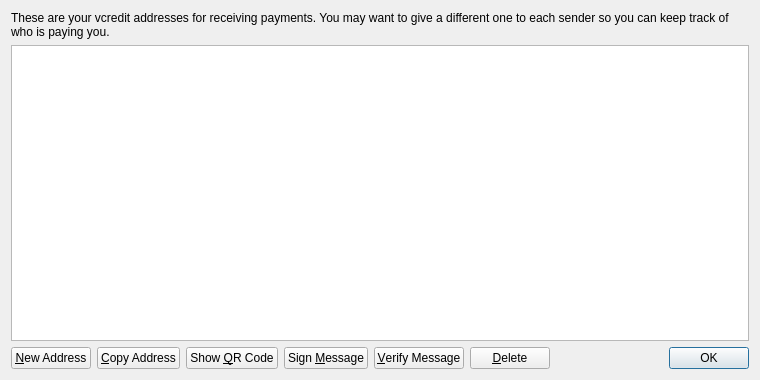
<?xml version="1.0" encoding="UTF-8"?>
<ui version="4.0">
 <class>AddressBookPage</class>
 <widget class="QWidget" name="AddressBookPage">
  <property name="geometry">
   <rect>
    <x>0</x>
    <y>0</y>
    <width>760</width>
    <height>380</height>
   </rect>
  </property>
  <property name="windowTitle">
   <string>Address Book</string>
  </property>
  <layout class="QVBoxLayout" name="verticalLayout">
   <item>
    <widget class="QLabel" name="labelExplanation">
     <property name="text">
      <string>These are your vcredit addresses for receiving payments. You may want to give a different one to each sender so you can keep track of who is paying you.</string>
     </property>
     <property name="textFormat">
      <enum>Qt::PlainText</enum>
     </property>
     <property name="wordWrap">
      <bool>true</bool>
     </property>
    </widget>
   </item>
   <item>
    <widget class="QTableView" name="tableView">
     <property name="contextMenuPolicy">
      <enum>Qt::CustomContextMenu</enum>
     </property>
     <property name="toolTip">
      <string>Double-click to edit address or label</string>
     </property>
     <property name="tabKeyNavigation">
      <bool>false</bool>
     </property>
     <property name="alternatingRowColors">
      <bool>true</bool>
     </property>
     <property name="selectionMode">
      <enum>QAbstractItemView::SingleSelection</enum>
     </property>
     <property name="selectionBehavior">
      <enum>QAbstractItemView::SelectRows</enum>
     </property>
     <property name="sortingEnabled">
      <bool>true</bool>
     </property>
     <attribute name="verticalHeaderVisible">
      <bool>false</bool>
     </attribute>
    </widget>
   </item>
   <item>
    <layout class="QHBoxLayout" name="horizontalLayout">
     <item>
      <widget class="QPushButton" name="newAddressButton">
       <property name="toolTip">
        <string>Create a new address</string>
       </property>
       <property name="text">
        <string>&amp;New Address</string>
       </property>
       <property name="icon">
        <iconset resource="../bitcoin.qrc">
         <normaloff>:/icons/add</normaloff>:/icons/add</iconset>
       </property>
      </widget>
     </item>
     <item>
      <widget class="QPushButton" name="copyToClipboard">
       <property name="toolTip">
        <string>Copy the currently selected address to the system clipboard</string>
       </property>
       <property name="text">
        <string>&amp;Copy Address</string>
       </property>
       <property name="icon">
        <iconset resource="../bitcoin.qrc">
         <normaloff>:/icons/editcopy</normaloff>:/icons/editcopy</iconset>
       </property>
      </widget>
     </item>
     <item>
      <widget class="QPushButton" name="showQRCode">
       <property name="text">
        <string>Show &amp;QR Code</string>
       </property>
       <property name="icon">
        <iconset resource="../bitcoin.qrc">
         <normaloff>:/icons/qrcode</normaloff>:/icons/qrcode</iconset>
       </property>
      </widget>
     </item>
     <item>
      <widget class="QPushButton" name="signMessage">
       <property name="toolTip">
        <string>Sign a message to prove you own a vcredit address</string>
       </property>
       <property name="text">
        <string>Sign &amp;Message</string>
       </property>
       <property name="icon">
        <iconset resource="../bitcoin.qrc">
         <normaloff>:/icons/edit</normaloff>:/icons/edit</iconset>
       </property>
      </widget>
     </item>
     <item>
      <widget class="QPushButton" name="verifyMessage">
       <property name="toolTip">
        <string>Verify a message to ensure it was signed with a specified vcredit address</string>
       </property>
       <property name="text">
        <string>&amp;Verify Message</string>
       </property>
       <property name="icon">
        <iconset resource="../bitcoin.qrc">
         <normaloff>:/icons/transaction_0</normaloff>:/icons/transaction_0</iconset>
       </property>
      </widget>
     </item>
     <item>
      <widget class="QPushButton" name="deleteButton">
       <property name="toolTip">
        <string>Delete the currently selected address from the list</string>
       </property>
       <property name="text">
        <string>&amp;Delete</string>
       </property>
       <property name="icon">
        <iconset resource="../bitcoin.qrc">
         <normaloff>:/icons/remove</normaloff>:/icons/remove</iconset>
       </property>
      </widget>
     </item>
     <item>
      <spacer name="horizontalSpacer">
       <property name="orientation">
        <enum>Qt::Horizontal</enum>
       </property>
       <property name="sizeHint" stdset="0">
        <size>
         <width>40</width>
         <height>20</height>
        </size>
       </property>
      </spacer>
     </item>
     <item>
      <widget class="QDialogButtonBox" name="buttonBox">
       <property name="sizePolicy">
        <sizepolicy hsizetype="Maximum" vsizetype="Fixed">
         <horstretch>0</horstretch>
         <verstretch>0</verstretch>
        </sizepolicy>
       </property>
       <property name="standardButtons">
        <set>QDialogButtonBox::Ok</set>
       </property>
      </widget>
     </item>
    </layout>
   </item>
  </layout>
 </widget>
 <resources>
  <include location="../bitcoin.qrc"/>
 </resources>
 <connections/>
</ui>
